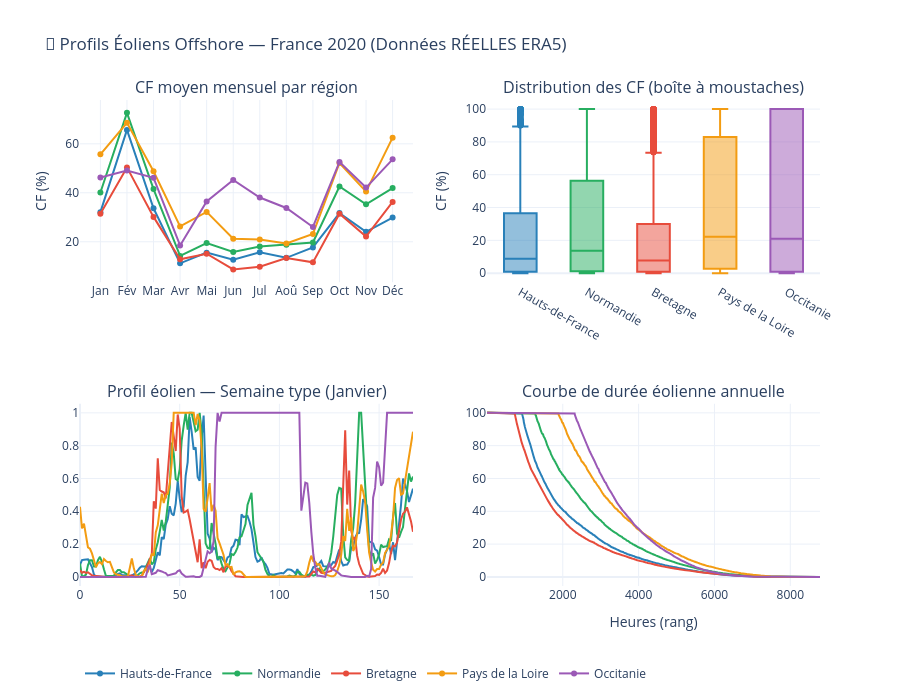

The cell this chart's notebook holds for it:
### Code cell
regions = [c for c in wind_df.columns]
colors = ['#2980b9', '#27ae60', '#e74c3c', '#f39c12', '#9b59b6']

fig = make_subplots(
    rows=2, cols=2,
    subplot_titles=[
        "CF moyen mensuel par région",
        "Distribution des CF (boîte à moustaches)",
        "Profil éolien — Semaine type (Janvier)",
        "Courbe de durée éolienne annuelle"
    ]
)

# CF mensuel par région
for i, (region, color) in enumerate(zip(regions, colors)):
    monthly = wind_df[region].groupby(wind_df.index.month).mean() * 100
    fig.add_trace(go.Scatter(
        x=month_names, y=monthly.values,
        name=region, line=dict(color=color, width=2),
        mode='lines+markers'
    ), row=1, col=1)

# Boxplot distribution
for i, (region, color) in enumerate(zip(regions, colors)):
    fig.add_trace(go.Box(
        y=wind_df[region] * 100,
        name=region,
        marker_color=color,
        showlegend=False
    ), row=1, col=2)

# Semaine type janvier
janvier = wind_df[wind_df.index.month == 1].iloc[:168]
for i, (region, color) in enumerate(zip(regions, colors)):
    fig.add_trace(go.Scatter(
        x=list(range(len(janvier))), y=janvier[region],
        name=region, line=dict(color=color),
        showlegend=False
    ), row=2, col=1)

# Courbe de durée
for i, (region, color) in enumerate(zip(regions, colors)):
    sorted_cf = np.sort(wind_df[region].values)[::-1] * 100
    hours = np.arange(1, len(sorted_cf) + 1)
    fig.add_trace(go.Scatter(
        x=hours, y=sorted_cf,
        name=region, line=dict(color=color),
        showlegend=False
    ), row=2, col=2)

fig.update_layout(
    title="💨 Profils Éoliens Offshore — France 2020 (Données RÉELLES ERA5)",
    height=700, template='plotly_white',
    legend=dict(orientation='h', y=-0.15)
)
fig.update_yaxes(title_text="CF (%)", row=1, col=1)
fig.update_yaxes(title_text="CF (%)", row=1, col=2)
fig.update_xaxes(title_text="Heures (rang)", row=2, col=2)
fig.show()

# Tableau récapitulatif
print("\n📊 Capacité Factor annuel moyen par région :")
summary = pd.DataFrame({
    'CF moyen (%)': (wind_df.mean() * 100).round(1),
    'CF max (%)': (wind_df.max() * 100).round(1),
    'Heures > 50%': (wind_df > 0.5).sum(),
    'Heures > 80%': (wind_df > 0.8).sum(),
})
display(summary)

### Figure 1 — Plotly figure (JSON) as saved in the notebook; plotly's stock layout.template omitted (floating-point values rounded to 4 significant figures; data arrays with more than 128 entries replaced by an {"elided": "..."} marker saying what was removed)
{"data": [{"line": {"color": "#2980b9", "width": 2}, "mode": "lines+markers", "name": "Hauts-de-France", "type": "scatter", "x": ["Jan", "Fév", "Mar", "Avr", "Mai", "Jun", "Jul", "Aoû", "Sep", "Oct", "Nov", "Déc"], "xaxis": "x", "y": [32.08, 65.69, 33.66, 11.19, 15.56, 12.65, 15.74, 13.43, 17.67, 31.69, 24.07, 29.86], "yaxis": "y"}, {"line": {"color": "#27ae60", "width": 2}, "mode": "lines+markers", "name": "Normandie", "type": "scatter", "x": ["Jan", "Fév", "Mar", "Avr", "Mai", "Jun", "Jul", "Aoû", "Sep", "Oct", "Nov", "Déc"], "xaxis": "x", "y": [40.11, 72.64, 41.51, 14.2, 19.5, 15.82, 18.08, 18.82, 19.7, 42.56, 35.29, 41.91], "yaxis": "y"}, {"line": {"color": "#e74c3c", "width": 2}, "mode": "lines+markers", "name": "Bretagne", "type": "scatter", "x": ["Jan", "Fév", "Mar", "Avr", "Mai", "Jun", "Jul", "Aoû", "Sep", "Oct", "Nov", "Déc"], "xaxis": "x", "y": [31.42, 50.37, 30.15, 12.82, 15.1, 8.712, 9.783, 13.38, 11.58, 31.48, 22.12, 36.26], "yaxis": "y"}, {"line": {"color": "#f39c12", "width": 2}, "mode": "lines+markers", "name": "Pays de la Loire", "type": "scatter", "x": ["Jan", "Fév", "Mar", "Avr", "Mai", "Jun", "Jul", "Aoû", "Sep", "Oct", "Nov", "Déc"], "xaxis": "x", "y": [55.73, 68.58, 48.79, 26.27, 32.19, 21.23, 20.92, 19.27, 23.19, 52.18, 40.48, 62.51], "yaxis": "y"}, {"line": {"color": "#9b59b6", "width": 2}, "mode": "lines+markers", "name": "Occitanie", "type": "scatter", "x": ["Jan", "Fév", "Mar", "Avr", "Mai", "Jun", "Jul", "Aoû", "Sep", "Oct", "Nov", "Déc"], "xaxis": "x", "y": [46.26, 49.11, 46.09, 18.48, 36.48, 45.21, 38.07, 33.79, 26.04, 52.58, 42.12, 53.66], "yaxis": "y"}, {"marker": {"color": "#2980b9"}, "name": "Hauts-de-France", "showlegend": false, "type": "box", "xaxis": "x2", "y": {"elided": "8784 float values"}, "yaxis": "y2"}, {"marker": {"color": "#27ae60"}, "name": "Normandie", "showlegend": false, "type": "box", "xaxis": "x2", "y": {"elided": "8784 float values"}, "yaxis": "y2"}, {"marker": {"color": "#e74c3c"}, "name": "Bretagne", "showlegend": false, "type": "box", "xaxis": "x2", "y": {"elided": "8784 float values"}, "yaxis": "y2"}, {"marker": {"color": "#f39c12"}, "name": "Pays de la Loire", "showlegend": false, "type": "box", "xaxis": "x2", "y": {"elided": "8784 float values"}, "yaxis": "y2"}, {"marker": {"color": "#9b59b6"}, "name": "Occitanie", "showlegend": false, "type": "box", "xaxis": "x2", "y": {"elided": "8784 float values"}, "yaxis": "y2"}, {"line": {"color": "#2980b9"}, "name": "Hauts-de-France", "showlegend": false, "type": "scatter", "x": {"elided": "168 int values"}, "xaxis": "x3", "y": {"elided": "168 float values"}, "yaxis": "y3"}, {"line": {"color": "#27ae60"}, "name": "Normandie", "showlegend": false, "type": "scatter", "x": {"elided": "168 int values"}, "xaxis": "x3", "y": {"elided": "168 float values"}, "yaxis": "y3"}, {"line": {"color": "#e74c3c"}, "name": "Bretagne", "showlegend": false, "type": "scatter", "x": {"elided": "168 int values"}, "xaxis": "x3", "y": {"elided": "168 float values"}, "yaxis": "y3"}, {"line": {"color": "#f39c12"}, "name": "Pays de la Loire", "showlegend": false, "type": "scatter", "x": {"elided": "168 int values"}, "xaxis": "x3", "y": {"elided": "168 float values"}, "yaxis": "y3"}, {"line": {"color": "#9b59b6"}, "name": "Occitanie", "showlegend": false, "type": "scatter", "x": {"elided": "168 int values"}, "xaxis": "x3", "y": {"elided": "168 float values"}, "yaxis": "y3"}, {"line": {"color": "#2980b9"}, "name": "Hauts-de-France", "showlegend": false, "type": "scatter", "x": {"elided": "8784 int values"}, "xaxis": "x4", "y": {"elided": "8784 float values"}, "yaxis": "y4"}, {"line": {"color": "#27ae60"}, "name": "Normandie", "showlegend": false, "type": "scatter", "x": {"elided": "8784 int values"}, "xaxis": "x4", "y": {"elided": "8784 float values"}, "yaxis": "y4"}, {"line": {"color": "#e74c3c"}, "name": "Bretagne", "showlegend": false, "type": "scatter", "x": {"elided": "8784 int values"}, "xaxis": "x4", "y": {"elided": "8784 float values"}, "yaxis": "y4"}, {"line": {"color": "#f39c12"}, "name": "Pays de la Loire", "showlegend": false, "type": "scatter", "x": {"elided": "8784 int values"}, "xaxis": "x4", "y": {"elided": "8784 float values"}, "yaxis": "y4"}, {"line": {"color": "#9b59b6"}, "name": "Occitanie", "showlegend": false, "type": "scatter", "x": {"elided": "8784 int values"}, "xaxis": "x4", "y": {"elided": "8784 float values"}, "yaxis": "y4"}], "layout": {"annotations": [{"font": {"size": 16}, "showarrow": false, "text": "CF moyen mensuel par région", "x": 0.225, "xanchor": "center", "xref": "paper", "y": 1, "yanchor": "bottom", "yref": "paper"}, {"font": {"size": 16}, "showarrow": false, "text": "Distribution des CF (boîte à moustaches)", "x": 0.775, "xanchor": "center", "xref": "paper", "y": 1, "yanchor": "bottom", "yref": "paper"}, {"font": {"size": 16}, "showarrow": false, "text": "Profil éolien — Semaine type (Janvier)", "x": 0.225, "xanchor": "center", "xref": "paper", "y": 0.375, "yanchor": "bottom", "yref": "paper"}, {"font": {"size": 16}, "showarrow": false, "text": "Courbe de durée éolienne annuelle", "x": 0.775, "xanchor": "center", "xref": "paper", "y": 0.375, "yanchor": "bottom", "yref": "paper"}], "height": 700, "legend": {"orientation": "h", "y": -0.15}, "title": {"text": "💨 Profils Éoliens Offshore — France 2020 (Données RÉELLES ERA5)"}, "xaxis": {"anchor": "y", "domain": [0, 0.45]}, "xaxis2": {"anchor": "y2", "domain": [0.55, 1]}, "xaxis3": {"anchor": "y3", "domain": [0, 0.45]}, "xaxis4": {"anchor": "y4", "domain": [0.55, 1], "title": {"text": "Heures (rang)"}}, "yaxis": {"anchor": "x", "domain": [0.625, 1], "title": {"text": "CF (%)"}}, "yaxis2": {"anchor": "x2", "domain": [0.625, 1], "title": {"text": "CF (%)"}}, "yaxis3": {"anchor": "x3", "domain": [0, 0.375]}, "yaxis4": {"anchor": "x4", "domain": [0, 0.375]}}}
